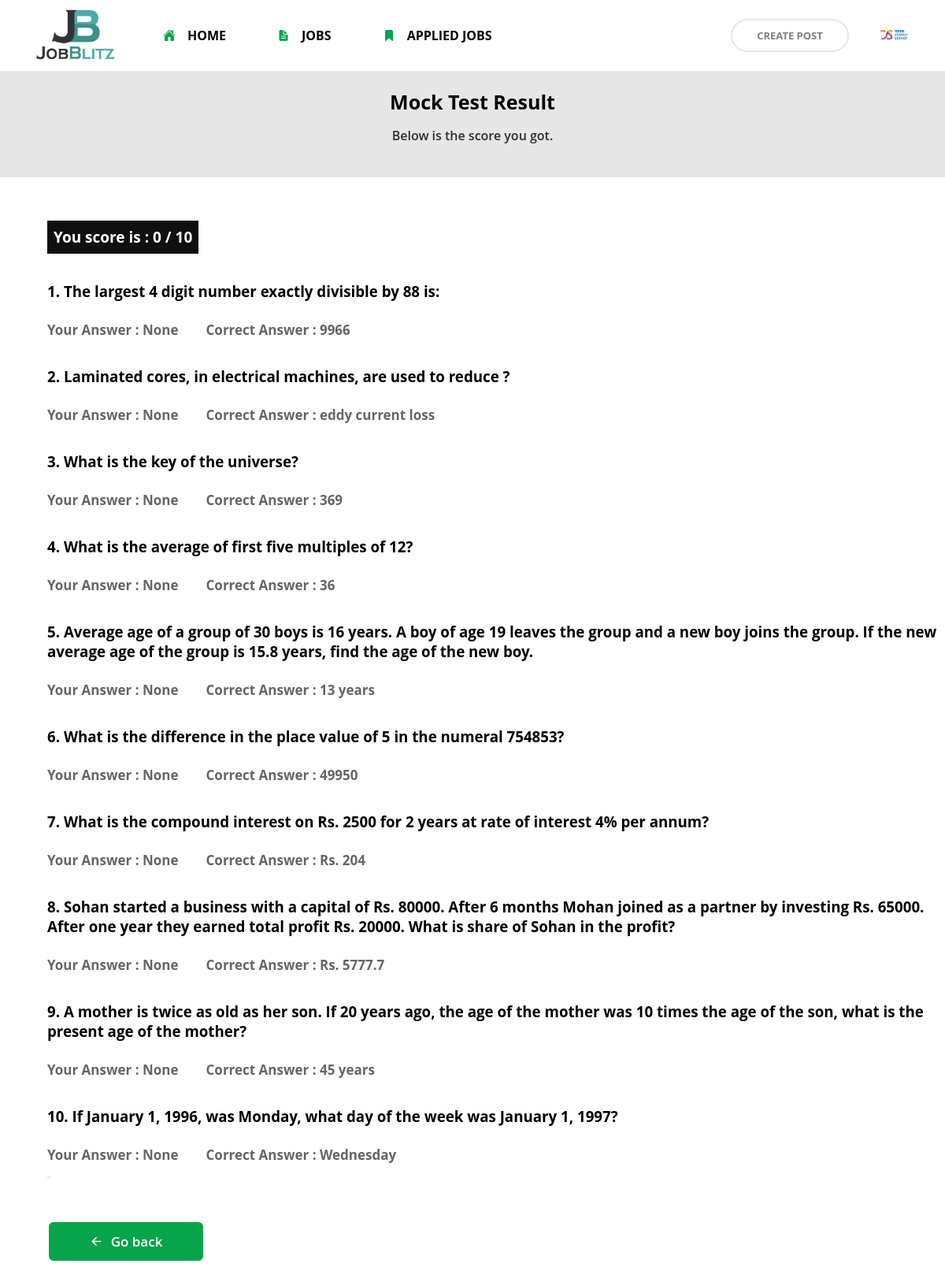
/getResult/ (signed in), run on the app's committed database.
### App/models.py (models this page shows, shortened)
class userProfile(models.Model):
    user = models.ForeignKey(User,on_delete=models.CASCADE)
    image = models.ImageField(upload_to='profile_pic',default='sherlock.jpg')
    location = models.CharField(max_length=5000,blank=True)
    phone = models.CharField(max_length=5000,blank=True)
    skills = models.CharField(max_length=50000,blank=True)
    age = models.IntegerField(default=18,blank=True)
    starting_rate = models.IntegerField(default=0,blank=True)
    maximum_rate = models.IntegerField(default=10,blank=True)
    job = models.CharField(max_length=50000,default="")
    date = models.DateTimeField(auto_now_add=True, blank=True)
    qualification = models.CharField(max_length=5000,blank = True)
    response_time = models.IntegerField(default=1,blank=True)
    reg_no = models.CharField(default=0,blank=True,max_length=5000)
    company_name = models.CharField(max_length=50000,default="",blank=True)
    company_location = models.CharField(max_length=50000,blank=True)
    company_phone = models.IntegerField(default=0000000000,blank=True)
    is_company = models.BooleanField(default=False)

class Question(models.Model):
    question = models.CharField(max_length=50000)
    answer = models.CharField(max_length=50000,default="")
    def __str__(self):
        return self.question

### App/views.py (the view)
# urls.py: path('getResult/',views.getResult,name = "getResult"),
def getResult(request):
    questions_answer = []
    questions = Question.objects.all()
    for question in questions:
        questions_answer.append(question.answer)
    question_count = Question.objects.all().count()
    question_number = []
    for question in questions:
        question_number.append(question.pk)
    all_answers = []
    for q in questions:
        all_answers.append(q.answer)
    print("Answers ",all_answers)
    answers = []
    for i in range(0,len(question_number)):
        answers.append(request.POST.get('question'+str(question_number[i])))
    print("User answers : ",answers)
    list1 = all_answers
    list2 = answers
    num_correct = 0
    for i in range(len(list1)):
        if list1[i] == list2[i]:
            num_correct += 1
    mark = str(num_correct) + " / " + str(len(list1))
    print("Marks = ",mark)
    profile2 = userProfile.objects.filter(user = request.user).first()
    questions_list = []
    questions = Question.objects.all()
    i = 0
    for question in questions:
        options = ["test"]
        questions_list.append({"question":question,"options":options,"answer":answers[i]})
        i = i + 1
    print(questions_list)
    return render(request,'result.html',{"profile":profile2,"questions":questions_list,"score":mark})

### App/templates/result.html (shortened to what this page needs)
{% load static %}
<!DOCTYPE html>
<html lang="en">
<head>
    <link rel="stylesheet" href="{% static 'css/view.css' %}">
    <link rel="stylesheet" href="https://cdnjs.cloudflare.com/ajax/libs/font-awesome/6.2.1/css/all.min.css" />
</head>
<body id="style-2">
    <div class="container">
        <div class="navbar-wrapper">
            <div class="navbar">
                <div class="left">
                    <a href="{% url 'homepage' %}" style="margin-top: 3px;"><img src="{% static 'images/logo.png' %}" alt=""></a>
                    <div class="links">
                        <a href="{% url 'homepage' %}" style="display: flex;justify-content: center;align-items: center;gap: 15px;"><ion-icon name="home" style="color: #07a44b;"></ion-icon>  Home</a>
                        <a href="{% url 'gigs' %}" style="display: flex;justify-content: center;align-items: center;gap: 15px;"><ion-icon name="document-text" style="color: #07a44b;"></ion-icon> Jobs</a>
                        {% if request.user.is_authenticated %}
                        <a href="{% url 'saved' %}" style="display: flex;justify-content: center;align-items: center;gap: 15px;"><ion-icon name="bookmark" style="color: #07a44b;"></ion-icon> Applied Jobs</a>
                        {% endif %}
                    </div>
                </div>
                <div class="buttons">
                    {% if not request.user.is_authenticated %}
                    <a href="{% url 'showLogin' %}"><button >Login in to my account</button></a>
                    <a href="{% url 'signup' %}"><button style="width: 120px;background-color: #07a44b;color: white;border: 2px solid #07a44b;">Signup</button></a>
                    {% else %}
                    {% if profile.is_company %}
                    <a href="{% url 'createPost' %}" style="color: black;opacity: 1;"><button style="border: 2px solid rgb(230, 230, 230);width: 150px;opacity: 1;" class="icon create-btn">Create Post</button></a>
                    {% endif %}
                    <div class="profile" style="padding:5px;" >
                        <a href="{% url 'profileView' pk=profile.user.pk %}"><img src="{{profile.image.url}}" alt="" ></a>
                    </div>
                    {% endif %}
                </div>
            </div>
        </div>
        <div class="banner" id="startchange" style="background-color: #e6e6e6;margin-top: 80px;">
            <div class="text">
                <h1>Mock Test Result</h1>
                <h3 class="browse">Below is the score you got.</h3>
            </div>
        </div>
            <div class="wrap-ques" style="padding-left: 60px;" action="{% url 'getResult' %}" method="POST">
                <h2 style="margin-top: 55px;font-size: 19px;background-color: rgb(16, 16, 16);color: white;padding: 8px;width: fit-content;">You score is : {{score}}</h2>
                {% for question in questions %}
                <div class="question" style="margin-top: 35px;display: flex;flex-direction: column;align-items: flex-start;padding-left: 0px;">
                    <div style="display: flex;flex-direction: column;align-items: flex-start;">
                        <h3 style="margin-bottom: 25px;">{{ forloop.counter }}. {{question.question}}</h3>
                        {% for option in question.options %}
                        <div class="options" style="display: flex;justify-content: center;align-items: center;gap: 35px;">
                            <div style="display: flex;justify-content: center;align-items: center;gap: 35px;">
                                <h5 style="font-size: 17px;opacity: 0.6;">Your Answer : {{question.answer}}</h5>
                                <h5 style="font-size: 17px;opacity: 0.6;">Correct Answer : {{question.question.answer}}</h5>
                            </div>
                        {% endfor %}
                        </div>
                    </div>
                </div>
                {% endfor %}
                    <button  type="button" style="text-decoration: none;margin-top: -135px;"><button class="view" onclick="goBack()"><ion-icon name="arrow-back-outline"></ion-icon> Go back </button></button>
            </div>
    </div>
</body>
</html>

### App/static/css/view.css (style rules this page uses)
* { margin: 0; padding: 0; font-family: 'Open Sans', sans-serif; }
.container { width: 100%; min-height: 100vh; }
.navbar-wrapper { display: flex; justify-content: center; align-items: center; width: 100%; position: fixed; top: 0; height: 90px; z-index: 100; background-color: white; }
.navbar { width: 93%; display: flex; justify-content: space-between; align-items: center; }
.left { display: flex; justify-content: center; align-items: center; gap: 55px; }
.links { display: flex; justify-content: center; align-items: center; gap: 65px; }
.links a { text-transform: uppercase; text-decoration: none; color: black; font-weight: 700; cursor: pointer; }
.navbar img { width: 110px; }
.buttons { display: flex; justify-content: center; align-items: center; gap: 35px; }
.buttons button:nth-child(1) { padding: 10px; border-radius: 150px; border: 2px solid #00ca59; background-color: white; width: 230px; font-weight: 700; text-transform: uppercase; font-size: 13px; cursor: pointer; transition: 0.4s; }
.icon { color: grey !important; }
.profile { display: flex; gap: 15px; justify-content: center; align-items: center; border: none; border-radius: 150px; padding: 5px; position: relative; }
.profile img { width: 35px; height: 35px; border-radius: 100px; object-fit: cover; }
.banner { background-color: #C7D6D5; width: 100%; height: 15vh; background-size: cover; display: flex; justify-content: center; align-items: center; margin-top: 95px; padding-bottom: 25px;color: rgb(1, 1, 1); }
.text h1 { font-size: 25px; margin-bottom: 15px; margin-top: 15px; }
.text { text-align: center; }
.text h3 { font-weight: 600; opacity: 0.8;font-size: 16px; }
.view { margin-top: 50px; margin-bottom: 25px; padding: 13px; width: 200px; background-color: #07a44b; color: white; font-weight: 600; border-radius: 8px; border: 2px solid white; font-size: 17px; display: flex; justify-content: center; align-items: center; gap: 10px; cursor: pointer; transition: 0.3s; }

### data on the page
userProfile: image (picture)
Question: question "The largest 4 digit number exactly divisible by 88 is:", answer "None", question.answer "9966"
Question: question "Laminated cores, in electrical machines, are used to reduce ?", answer "None", question.answer "eddy current loss"
Question: question "What is the key of the universe?", answer "None", question.answer "369"
Question: question "What is the average of first five multiples of 12?", answer "None", question.answer "36"
Question: question "Average age of a group of 30 boys is 16 years. A boy of age 19 leaves the group and a new boy joins the group. If the new average age of the group is 15.8 years, find the age of the new boy.", answer "None", question.answer "13 years"
Question: question "What is the difference in the place value of 5 in the numeral 754853?", answer "None", question.answer "49950"
Question: question "What is the compound interest on Rs. 2500 for 2 years at rate of interest 4% per annum?", answer "None", question.answer "Rs. 204"
Question: question "Sohan started a business with a capital of Rs. 80000. After 6 months Mohan joined as a partner by investing Rs. 65000. After one year they earned total profit Rs. 20000. What is share of Sohan in the profit?", answer "None", question.answer "Rs. 5777.7"
Question: question "A mother is twice as old as her son. If 20 years ago, the age of the mother was 10 times the age of the son, what is the present age of the mother?", answer "None", question.answer "45 years"
Question: question "If January 1, 1996, was Monday, what day of the week was January 1, 1997?", answer "None", question.answer "Wednesday"

### other printed values
{{ score }} "0 / 10"
